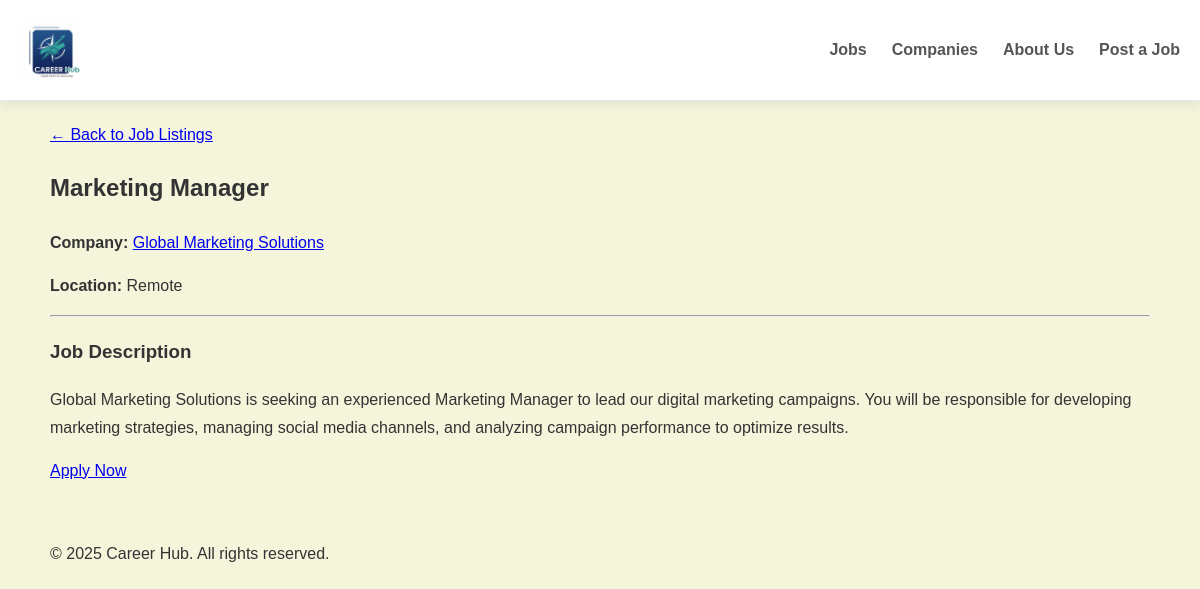
Screenshot of /3/ with the database file from the repository.
### jobs/models.py (models this page shows, shortened)
class Job(models.Model):
    title = models.CharField(max_length=200)
    company = models.CharField(max_length=100)
    location = models.CharField(max_length=100)
    description = models.TextField()
    posted_date = models.DateTimeField(auto_now_add=True)

### jobs/views.py (the view)
# urls.py: path('<int:job_id>/', views.job_detail, name='job_detail'),
def job_detail(request, job_id): # New view function
    job = get_object_or_404(Job, pk=job_id) # Fetches the job or returns a 404 error
    context = {
        'job': job
    }
    return render(request, 'jobs/job_detail.html', context)

### jobs/templates/jobs/job_detail.html (shortened to what this page needs)
{% load static %}
<!DOCTYPE html>
<html lang="en">
<head>
    <link rel="stylesheet" href="{% static 'css/style.css' %}">
</head>
<body>
    <header class="header">
        <a href="{% url 'job_list' %}" class="logo-link">
            <img src="{% static 'img/logo.png' %}" alt="Career Hub Logo" class="logo">
        </a>
        <nav class="nav">
            <ul>
                <li><a href="{% url 'job_list' %}">Jobs</a></li>
                <li><a href="#">Companies</a></li>
                <li><a href="#">About Us</a></li>
                <li><a href="#" class="post-job-btn">Post a Job</a></li>
            </ul>
        </nav>
    </header>
    <main class="container job-detail-page">
        <div class="job-detail-card">
            <a href="{% url 'job_list' %}" class="back-link">&larr; Back to Job Listings</a>
            <h2>{{ job.title }}</h2>
            <p><strong>Company:</strong> <a href="{% url 'company_detail' job.company %}">{{ job.company }}</a></p>
            <p><strong>Location:</strong> {{ job.location }}</p>
            <hr>
            <h3>Job Description</h3>
            <p>{{ job.description|linebreaksbr }}</p>
            <a href="{% url 'job_apply' job.id %}" class="apply-now-btn">Apply Now</a>
        </div>
    </main>
    <footer>
        <div class="container">
            <p>&copy; 2025 Career Hub. All rights reserved.</p>
        </div>
    </footer>
</body>
</html>

### static/css/style.css (style rules this page uses)
body { font-family: 'Poppins', sans-serif; line-height: 1.7; margin: 0; padding: 0; background-color: #f5f5dc; color: #333; }
.container { max-width: 1100px; margin: 0 auto; padding: 20px; }
.header { display: flex; justify-content: space-between; align-items: center; padding: 20px; background-color: #ffffff; box-shadow: 0 4px 12px rgba(0, 0, 0, 0.08); border-bottom: 1px solid #e1e8f0; }
.nav ul { list-style: none; margin: 0; padding: 0; display: flex; gap: 25px; }
.nav a { text-decoration: none; color: #555; font-weight: 600; transition: color 0.3s ease, transform 0.2s ease; }
.logo { height: 60px; width: auto; }
.logo-link { display: block; line-height: 0; }

### rows the page displays
Job: title "Marketing Manager", company "Global Marketing Solutions", location "Remote", description "Global Marketing Solutions is seeking an experienced Marketing Manager to lead our digital marketing campaigns. You will be responsible for developing marketing strategies, managing social media channels, and analyzing campaign performance to optimize results."
